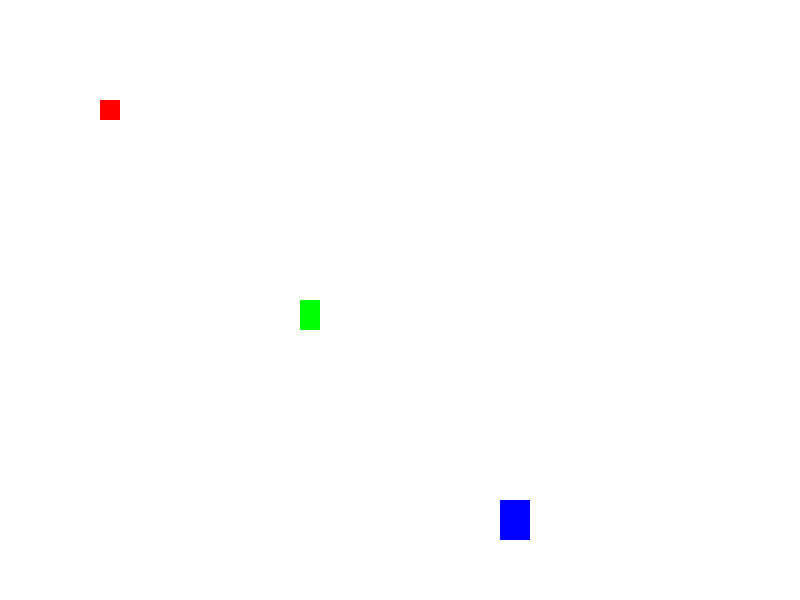
Frame 1 (no input)
Frame 60 (the mouse pressed at the canvas centre just before this capture): identical to frame 1, image omitted
Frame 120 (the mouse held since frame 60 and released just before this capture): identical to frame 1, image omitted

The Processing sketch that drew this single still picture (run headless with seeded random() and noise(); from frame 60 on, the mouse is pressed at the canvas centre):

// Processing sketch: ej_06_tres_cuadrados
// ── ej_06_tres_cuadrados.pde
// ej_06_tres_cuadrados
// por montoyamoraga
// para Academia Sinestesia
// Programa Medios Interactivos 2022
// v0.0.1 julio 2022
// hecho con Processing 4.0b8

void setup() {
  
  // lienzo ancho 800px alto 600px
  size(800, 600);
  
  // fondo blanco
  background(255);
  
  // no dibujar bordes de figuras
  noStroke();
}

void draw() {
  
  // relleno rojo
  fill(255, 0, 0);
  // rectangulo rojo arriba izquierda
  rect(100, 100, 20, 20);
  
  // relleno verde
  fill(0, 255, 0);
  // rectangulo verde central
  rect(300, 300, 20, 30);
  
  // relleno azul
  fill(0, 0, 255);
  // rectangulo azul abajo derecha
  rect(500, 500, 30, 40);
  
}
